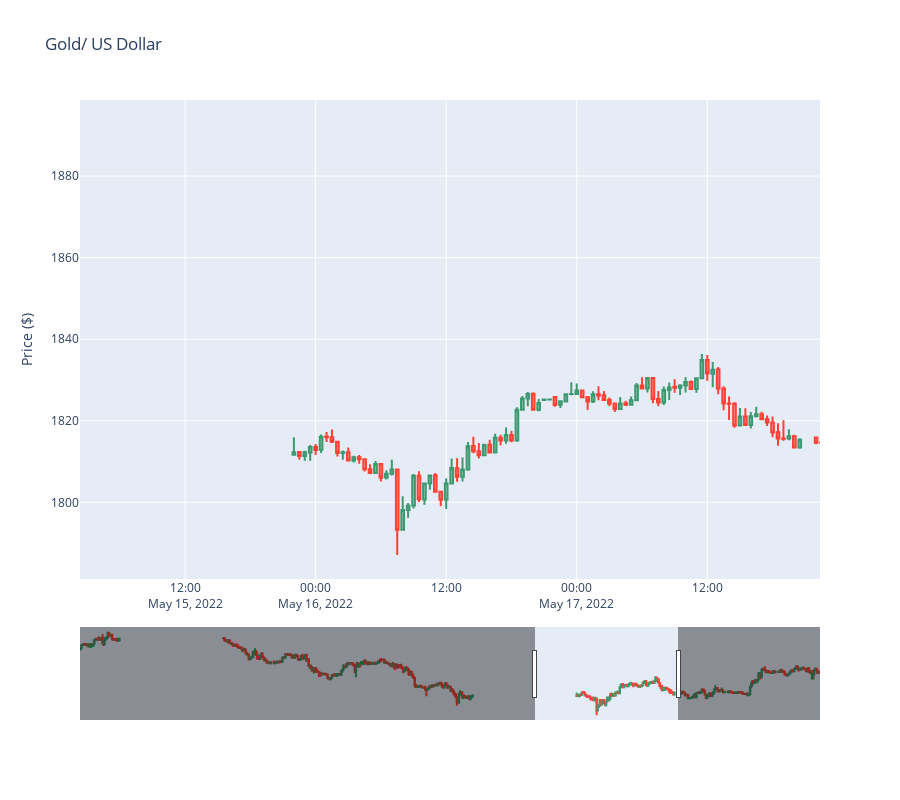

Notebook code for this chart:
### Code cell
fig = go.Figure(data=[go.Candlestick(x=df['date'],
                open=df['askopen'], high=df['askhigh'],
                low=df['asklow'], close=df['askclose'])
                     ])

fig.update_layout(xaxis_rangeslider_visible=True, width=900, 
                  height=800, title="Gold/ US Dollar",
                  yaxis_title='Price ($)')
fig.show()

### Figure 1 — Plotly figure (JSON) as saved in the notebook; plotly's stock layout.template omitted (floating-point values rounded to 4 significant figures; data arrays with more than 128 entries replaced by an {"elided": "..."} marker saying what was removed)
{"data": [{"close": {"elided": "500 float values"}, "high": {"elided": "500 float values"}, "low": {"elided": "500 float values"}, "open": {"elided": "500 float values"}, "type": "candlestick", "x": {"elided": "500 str values"}}], "layout": {"height": 800, "title": {"text": "Gold/ US Dollar"}, "width": 900, "xaxis": {"autorange": false, "range": ["2022-05-15 02:20:18.6486", "2022-05-17 22:21:36.4865"], "rangeslider": {"autorange": true, "range": ["2022-05-06 01:45", "2022-05-20 17:45"], "visible": true, "yaxis": {"_template": null, "rangemode": "match"}}, "type": "date"}, "yaxis": {"autorange": true, "range": [1781.0, 1899.0], "title": {"text": "Price ($)"}}}}
